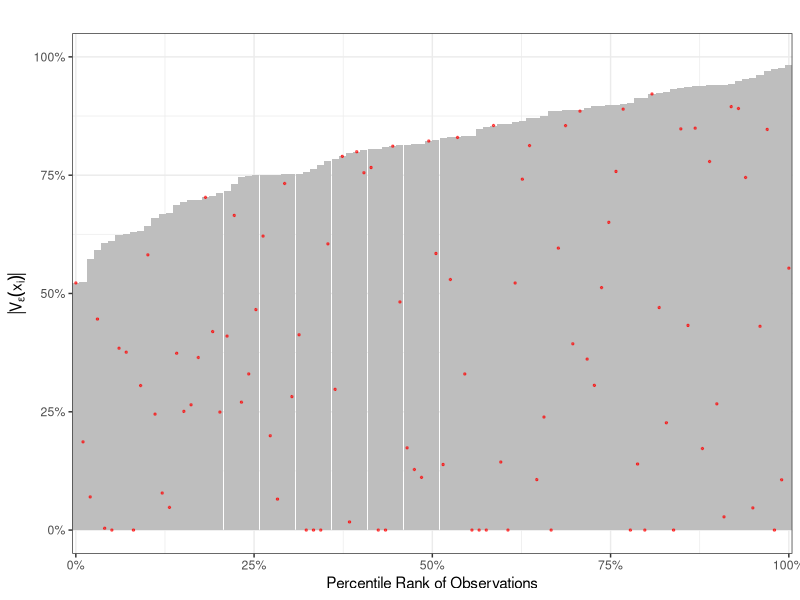

Reproduce this figure in R.
library(ggplot2)
library(dplyr)

viable_range_plot <- function(data, baseline){
  # Calculate the difference between the highest and lowest value for each row
  row_diffs <- apply(data, 1, function(x) max(x) - min(x))
  
  # Calculate the minimum value for each row
  row_mins <- apply(data, 1, min)
  
  # Create a data frame for ggplot2
  df_plot <- data.frame(
    Original_ID    = 1:length(row_diffs),       # Original observation ID
    Difference     = row_diffs,                 # Difference value for each row
    Baseline_value = data[,baseline] - row_mins # Newly calculated baseline value
  )
  
  # Sort the data frame by height (Difference column)
  df_plot_sorted <- df_plot |>
    arrange(Difference) |>
    # Create normalized ID for the X-axis (from 0 to 1)
    mutate(Normalized_ID = (1:n() - 1) / (n() - 1)) # (ID - min_ID) / (max_ID - min_ID)
  # For 1 to 100 observations, it's (ID - 1) / 99
  
  # Draw the bar plot and points
  plot <- ggplot(df_plot_sorted, aes(x = Normalized_ID, 
                                     y = Difference)) +        # Use Normalized_ID for x-axis
    geom_col(fill  = "grey", 
             color = NA, 
             width = 1 / nrow(df_plot_sorted)) +       # Adjust bar width
    geom_point(aes(y = Baseline_value), 
               color = "red", 
               size  = 0.5, 
               alpha = 0.6) + # Points
    labs(
      title = "",
      x = "Percentile Rank of Observations", 
      y = expression(abs(V[epsilon](x[i]))) 
    ) +
    theme_bw() +
    theme(
      plot.title = element_text(hjust = 0.5)
    ) +
    # Set breaks and labels for the Y-axis
    scale_y_continuous(
      breaks = c(0, 0.25, 0.50, 0.75, 1.00), # Values to be marked on the Y-axis
      labels = c("0%", "25%", "50%", "75%", "100%"), # Labels corresponding to these values
      limits = c(0, 1) # Force Y-axis limits between 0 and 1
    ) +
    # Set breaks and labels for the X-axis
    scale_x_continuous(
      breaks = c(0, 0.25, 0.50, 0.75, 1.00), # Values to be marked on the X-axis
      labels = c("0%", "25%", "50%", "75%", "100%"), # Labels corresponding to these values
      expand = expansion(mult = c(0, 0)) # Ensure bars start and end exactly at the axis limits
    )
  return(plot)
}

data <- cbind(runif(100), runif(100), runif(100), runif(100), runif(100),
              runif(100), runif(100), runif(100), runif(100), runif(100))

viable_range_plot(data, 1)
